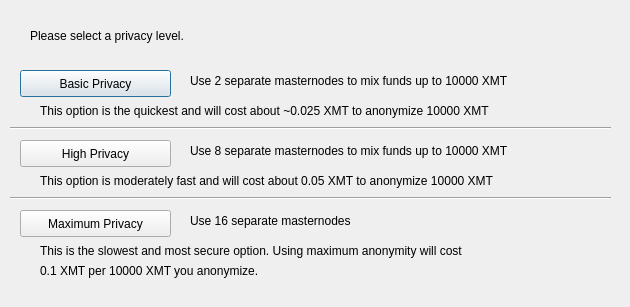
<?xml version="1.0" encoding="UTF-8"?>
<ui version="4.0">
 <class>ObfuscationConfig</class>
 <widget class="QDialog" name="ObfuscationConfig">
  <property name="geometry">
   <rect>
    <x>0</x>
    <y>0</y>
    <width>630</width>
    <height>307</height>
   </rect>
  </property>
  <property name="windowTitle">
   <string>Configure Obfuscation</string>
  </property>
  <widget class="QPushButton" name="buttonBasic">
   <property name="geometry">
    <rect>
     <x>20</x>
     <y>70</y>
     <width>151</width>
     <height>27</height>
    </rect>
   </property>
   <property name="text">
    <string>Basic Privacy</string>
   </property>
  </widget>
  <widget class="QPushButton" name="buttonHigh">
   <property name="geometry">
    <rect>
     <x>20</x>
     <y>140</y>
     <width>151</width>
     <height>27</height>
    </rect>
   </property>
   <property name="text">
    <string>High Privacy</string>
   </property>
  </widget>
  <widget class="QPushButton" name="buttonMax">
   <property name="geometry">
    <rect>
     <x>20</x>
     <y>210</y>
     <width>151</width>
     <height>27</height>
    </rect>
   </property>
   <property name="text">
    <string>Maximum Privacy</string>
   </property>
  </widget>
  <widget class="QLabel" name="label">
   <property name="geometry">
    <rect>
     <x>30</x>
     <y>20</y>
     <width>571</width>
     <height>31</height>
    </rect>
   </property>
   <property name="text">
    <string>Please select a privacy level.</string>
   </property>
  </widget>
  <widget class="QLabel" name="label_2">
   <property name="geometry">
    <rect>
     <x>190</x>
     <y>70</y>
     <width>421</width>
     <height>21</height>
    </rect>
   </property>
   <property name="text">
    <string>Use 2 separate masternodes to mix funds up to 10000 XMT</string>
   </property>
  </widget>
  <widget class="QLabel" name="label_3">
   <property name="geometry">
    <rect>
     <x>190</x>
     <y>140</y>
     <width>411</width>
     <height>21</height>
    </rect>
   </property>
   <property name="text">
    <string>Use 8 separate masternodes to mix funds up to 10000 XMT</string>
   </property>
  </widget>
  <widget class="QLabel" name="label_4">
   <property name="geometry">
    <rect>
     <x>190</x>
     <y>210</y>
     <width>421</width>
     <height>21</height>
    </rect>
   </property>
   <property name="text">
    <string>Use 16 separate masternodes</string>
   </property>
  </widget>
  <widget class="QLabel" name="label_6">
   <property name="geometry">
    <rect>
     <x>40</x>
     <y>100</y>
     <width>561</width>
     <height>21</height>
    </rect>
   </property>
   <property name="text">
    <string>This option is the quickest and will cost about ~0.025 XMT to anonymize 10000 XMT</string>
   </property>
  </widget>
  <widget class="QLabel" name="label_7">
   <property name="geometry">
    <rect>
     <x>40</x>
     <y>170</y>
     <width>561</width>
     <height>21</height>
    </rect>
   </property>
   <property name="text">
    <string>This option is moderately fast and will cost about 0.05 XMT to anonymize 10000 XMT</string>
   </property>
  </widget>
  <widget class="QLabel" name="label_8">
   <property name="geometry">
    <rect>
     <x>40</x>
     <y>240</y>
     <width>561</width>
     <height>21</height>
    </rect>
   </property>
   <property name="text">
    <string>This is the slowest and most secure option. Using maximum anonymity will cost</string>
   </property>
  </widget>
  <widget class="QLabel" name="label_9">
   <property name="geometry">
    <rect>
     <x>40</x>
     <y>260</y>
     <width>561</width>
     <height>21</height>
    </rect>
   </property>
   <property name="text">
    <string>0.1 XMT per 10000 XMT you anonymize.</string>
   </property>
  </widget>
  <widget class="Line" name="line">
   <property name="geometry">
    <rect>
     <x>10</x>
     <y>120</y>
     <width>601</width>
     <height>16</height>
    </rect>
   </property>
   <property name="orientation">
    <enum>Qt::Horizontal</enum>
   </property>
  </widget>
  <widget class="Line" name="line_2">
   <property name="geometry">
    <rect>
     <x>10</x>
     <y>190</y>
     <width>601</width>
     <height>16</height>
    </rect>
   </property>
   <property name="orientation">
    <enum>Qt::Horizontal</enum>
   </property>
  </widget>
 </widget>
 <resources/>
 <connections/>
</ui>
